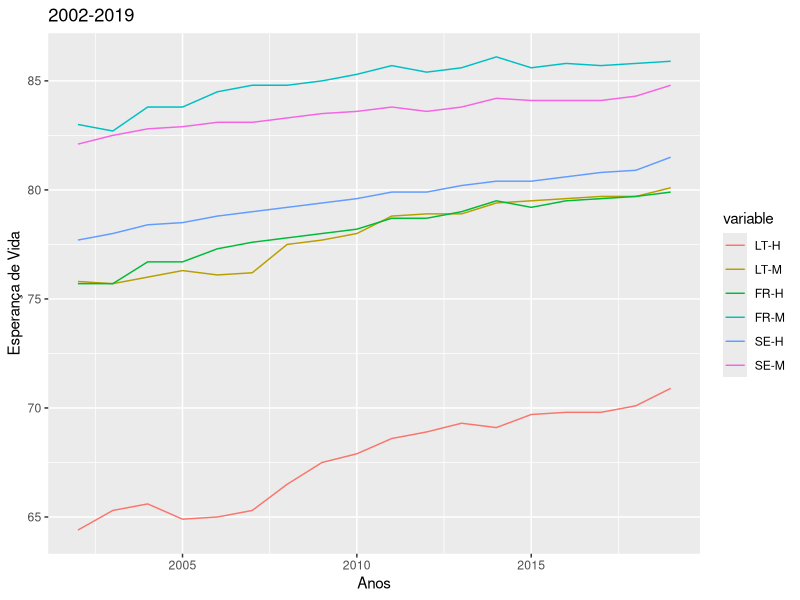

Here is the R script that generated this plot:
library("readxl")
library("tidyverse")
library("reshape2")

Anos <- read_excel("EsperancaVida.xlsx", range="A51:A69")
Letonia_Homens <- read_excel("EsperancaVida.xlsx", range="BD51:BD69")
Letonia_Mulheres <- read_excel("EsperancaVida.xlsx", range="CL51:CL69")
Franca_Homens <- read_excel("EsperancaVida.xlsx", range="AY51:AY69")
Franca_Mulheres <- read_excel("EsperancaVida.xlsx", range="CG51:CG69")
Suecia_Homens <- read_excel("EsperancaVida.xlsx", range="BM51:BM69")
Suecia_Mulheres <- read_excel("EsperancaVida.xlsx", range="CU51:CU69")

df <- data.frame(Anos, Letonia_Homens, Letonia_Mulheres, Franca_Homens, Franca_Mulheres, Suecia_Homens, Suecia_Mulheres )
colnames(df) <- c("Anos", "LT-H", "LT-M", "FR-H", "FR-M", "SE-H", "SE-M")
df_long <- melt(df, id="Anos")
ggplot(data = df_long, aes(x = Anos, y = value, colour = variable)) + geom_line() + ylab("Esperança de Vida") + ggtitle("2002-2019")
